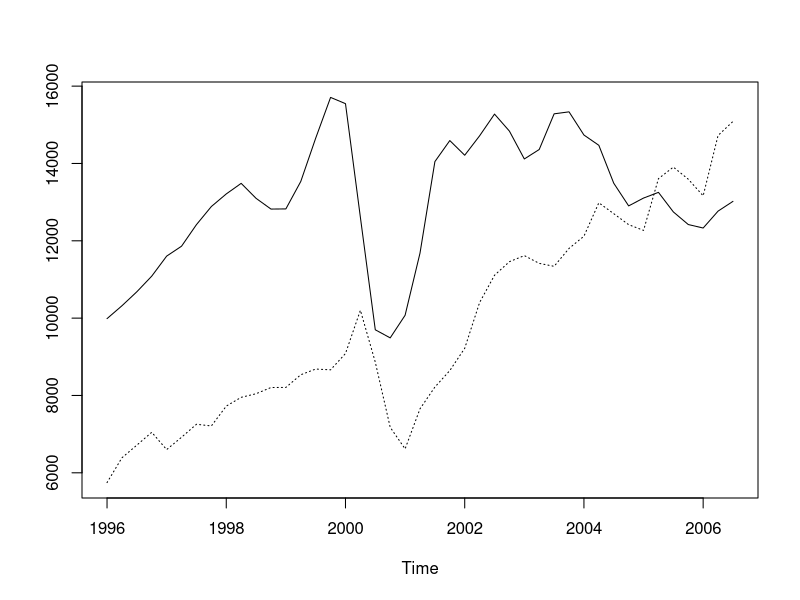
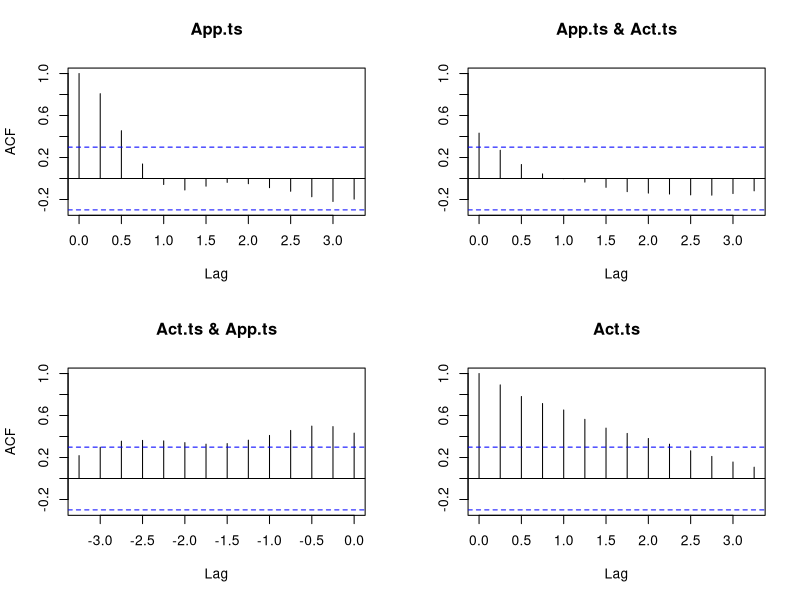
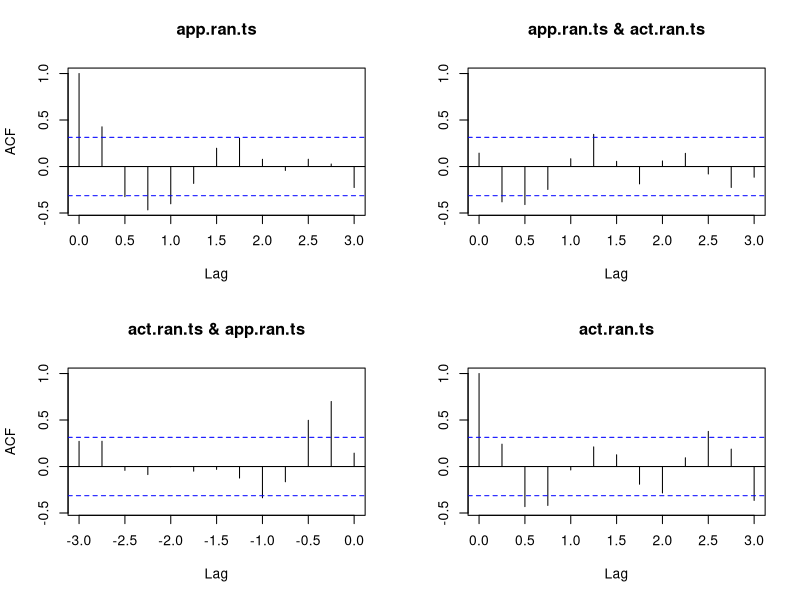
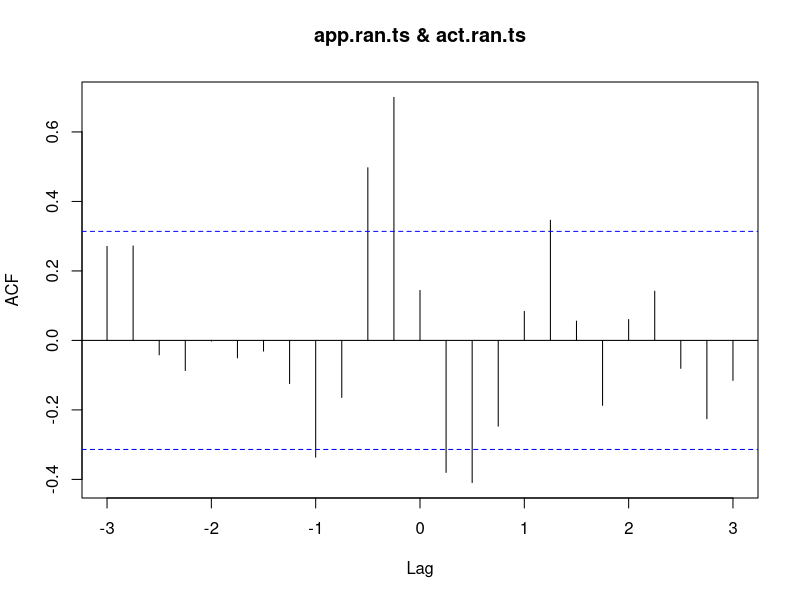
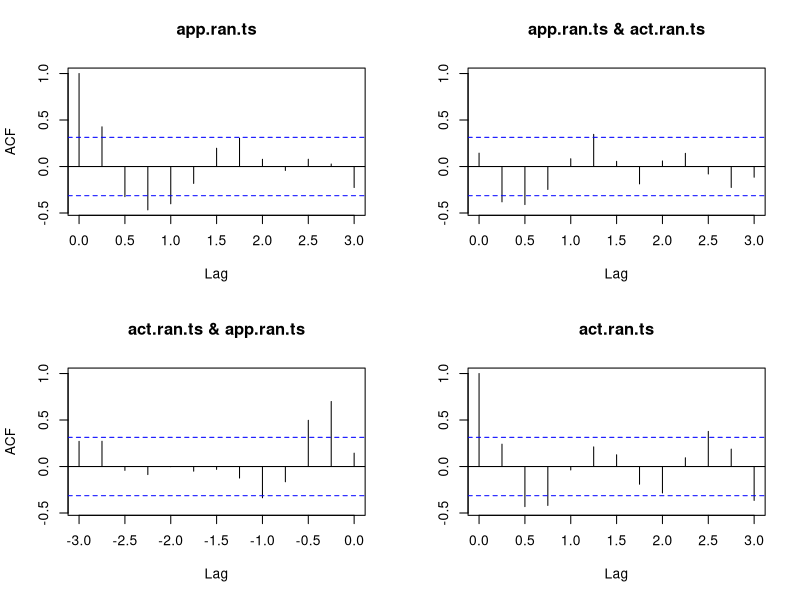
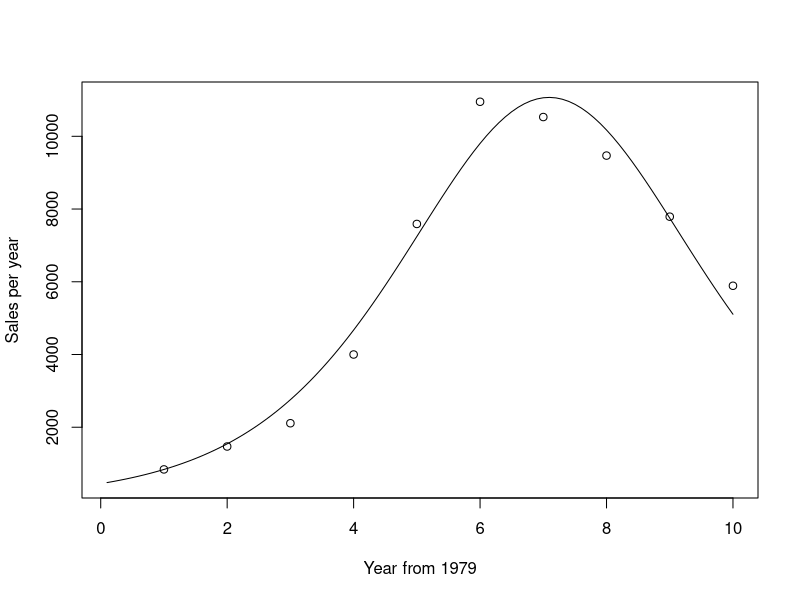
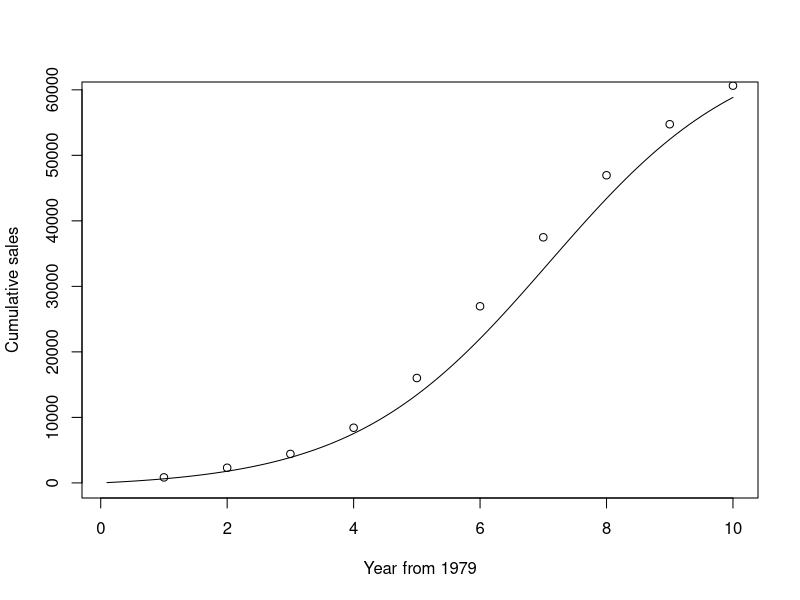
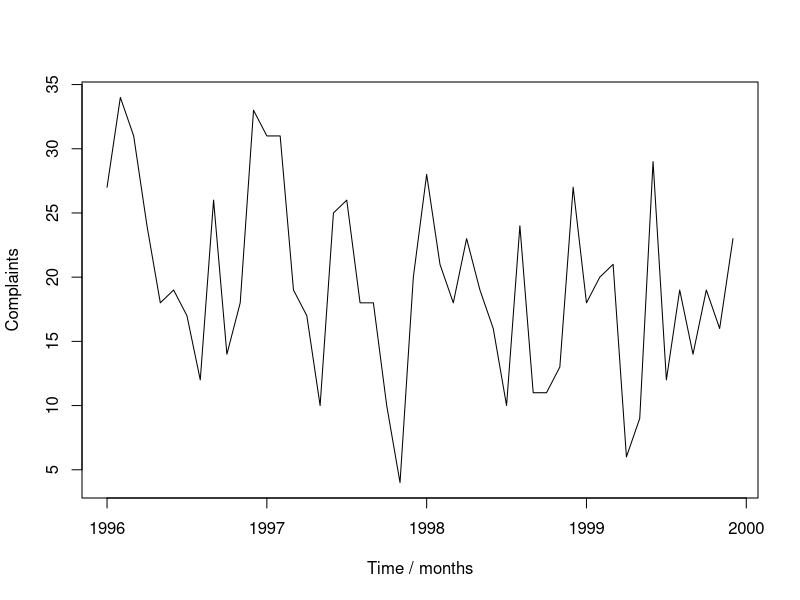

These figures' R source, in order:
## ---- chunk 1
# Set your working directory below if it is not already set to the current 'Lecture Notes' directory.
# Your directory must be set to tell R where to find the data file for Maine monthly unemployment

#setwd("C:/Users/kmac4/Documents/St. Elizabeth University/CS-637-Time-Series-and-Forecasting-/Lecture Notes")
Build.dat = read.csv(file = "data/ApprovActiv.csv")
## ---- chunk 2
App.ts <- ts(Build.dat$Approvals, start = c(1996,1), freq=4)
Act.ts <- ts(Build.dat$Activity, start = c(1996,1), freq=4)
ts.plot(App.ts, Act.ts, lty = c(1,3))
## ---- chunk 3
acf(ts.union(App.ts, Act.ts))
## ---- chunk 4
app.ran <- decompose(App.ts)$random
app.ran.ts <- window (app.ran, start = c(1996, 3), end = c(2006, 1))
act.ran <- decompose (Act.ts)$random
act.ran.ts <- window (act.ran, start = c(1996, 3), end = c(2006, 1))
acf (ts.union(app.ran.ts, act.ran.ts))
ccf (app.ran.ts, act.ran.ts)
## ---- chunk 5
print(acf(ts.union(app.ran.ts, act.ran.ts)))
## ---- chunk 6
T79 <- 1:10
Tdelt <- (1:100) / 10
Sales <- c(840,1470,2110,4000, 7590, 10950, 10530, 9470, 7790, 5890)
Cusales <- cumsum(Sales)
Bass.nls <- nls(Sales ~ M * ( ((P+Q)^2 / P) * exp(-(P+Q) * T79) ) /
                  (1+(Q/P)*exp(-(P+Q)*T79))^2, start = list(M=60630, P=0.03, Q=0.38))
summary(Bass.nls)
## ---- chunk 7
Bcoef <- coef(Bass.nls)
m <- Bcoef[1]
p <- Bcoef[2]
q <- Bcoef[3]
ngete <- exp(-(p+q) * Tdelt)
Bpdf <- m * ( (p+q)^2 / p ) * ngete / (1 + (q/p) * ngete)^2
plot(Tdelt, Bpdf, xlab = "Year from 1979",
ylab = "Sales per year", type='l')
points(T79, Sales)
Bcdf <- m * (1 - ngete)/(1 + (q/p)*ngete)
plot(Tdelt, Bcdf, xlab = "Year from 1979",
ylab = "Cumulative sales", type='l')
points(T79, Cusales)
## ---- chunk 8
Motor.dat <- read.csv("data/motororg.csv")
Comp.ts <- ts(Motor.dat$complaints, start = c(1996, 1), freq = 12)
plot(Comp.ts, xlab = "Time / months", ylab = "Complaints")
## ---- chunk 9
Comp.hw1 <- HoltWinters(Comp.ts, beta = 0, gamma = 0)
Comp.hw1
plot(Comp.hw1)
## ---- chunk 10
wine.dat <- read.csv("data/wine.csv")
sweetw.ts <- ts(wine.dat$sweetw, start = c(1980,1), freq = 12)
plot(sweetw.ts, xlab= "Time (months)", ylab = "sales (1000 litres)")
## ---- chunk 11
sweetw.hw <- HoltWinters (sweetw.ts, seasonal = "mult")
sweetw.hw
sweetw.hw$coef
sweetw.hw$SSE
## ---- chunk 12
plot (sweetw.hw$fitted)
plot (sweetw.hw)
